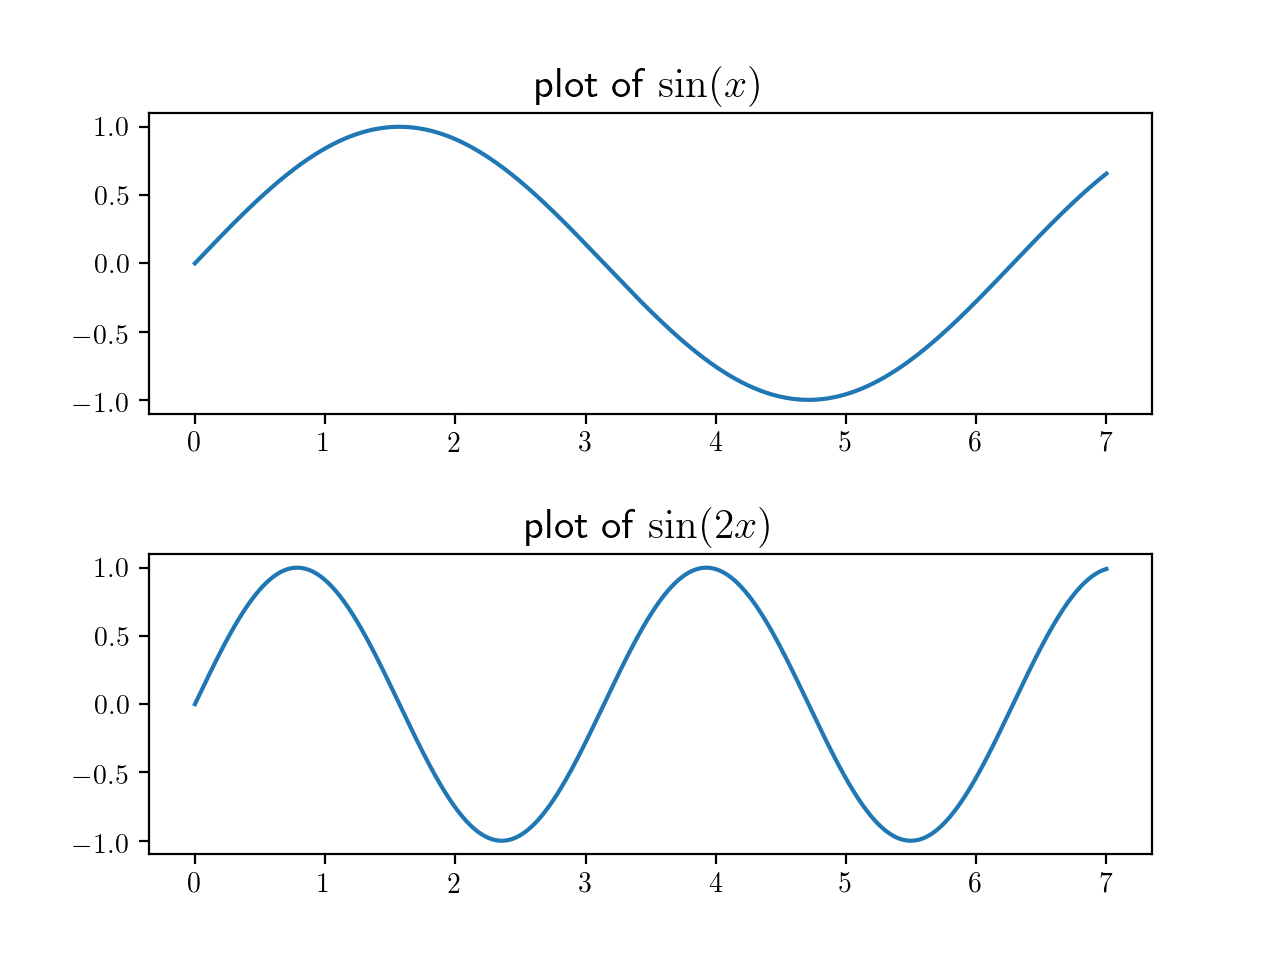

Here is the Python script that generated this plot:
#file name: subplot.py
import numpy as np
import matplotlib.pyplot as plt
from matplotlib import rc
rc('text', usetex=True)

x = np.linspace(0.,7.,10000)

fx = np.sin(x)
fy = np.sin(2*x)

# the first subplot:

plt.subplot(2,1,1) # this line would tell how our subplot should look like: in this case it has two rows and one coloum.
# the last parameter refers to the plot number which in principle starts from one, meaning that it counts subplots from left to right
# and from top to the bottom.
plt.plot(x,fx)
# the plot title of each subplot needs to be below subplot function and before the next one.
plt.title(
  r'plot of $\sin(x)$', fontsize=15
)

# the second subplot:

plt.subplot(2,1,2)
plt.plot(x,fy)
plt.title(
  r'plot of $\sin(2x)$', fontsize=15
)

plt.show() # this line is needed to show the plot at the end.
